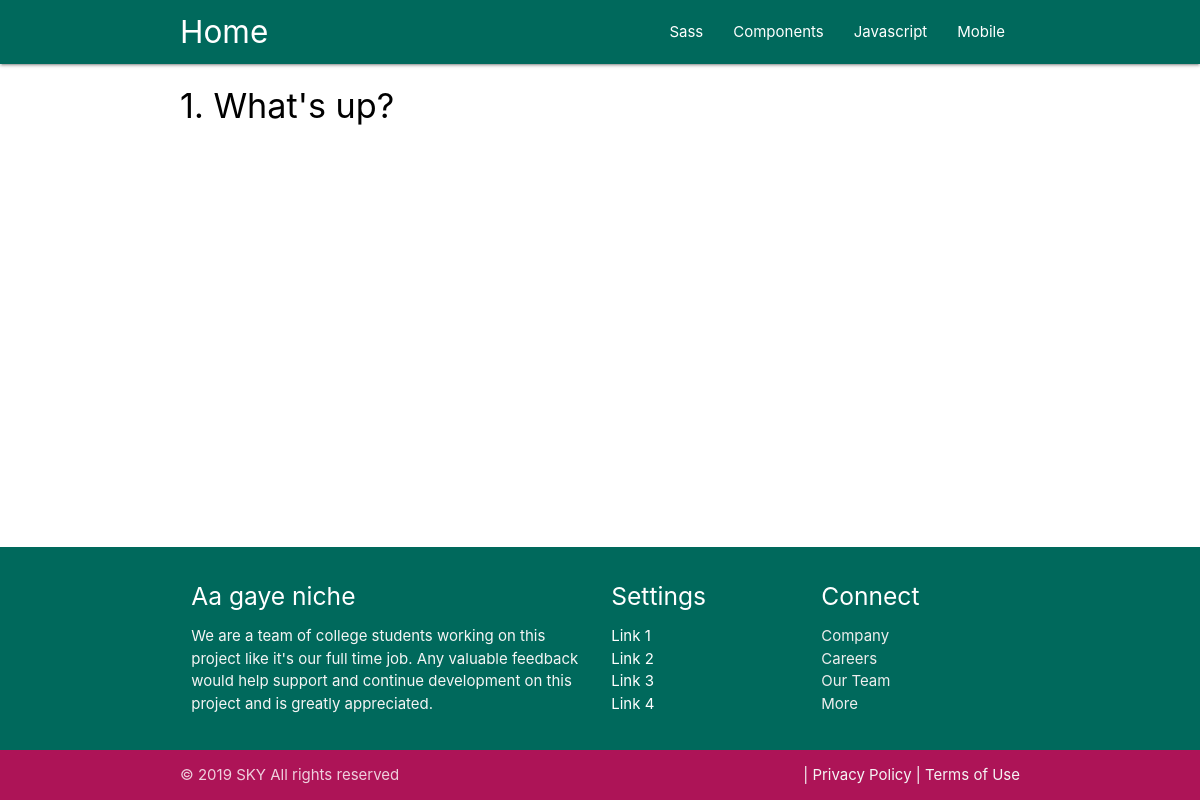
Page /main/ on the earlier database version.
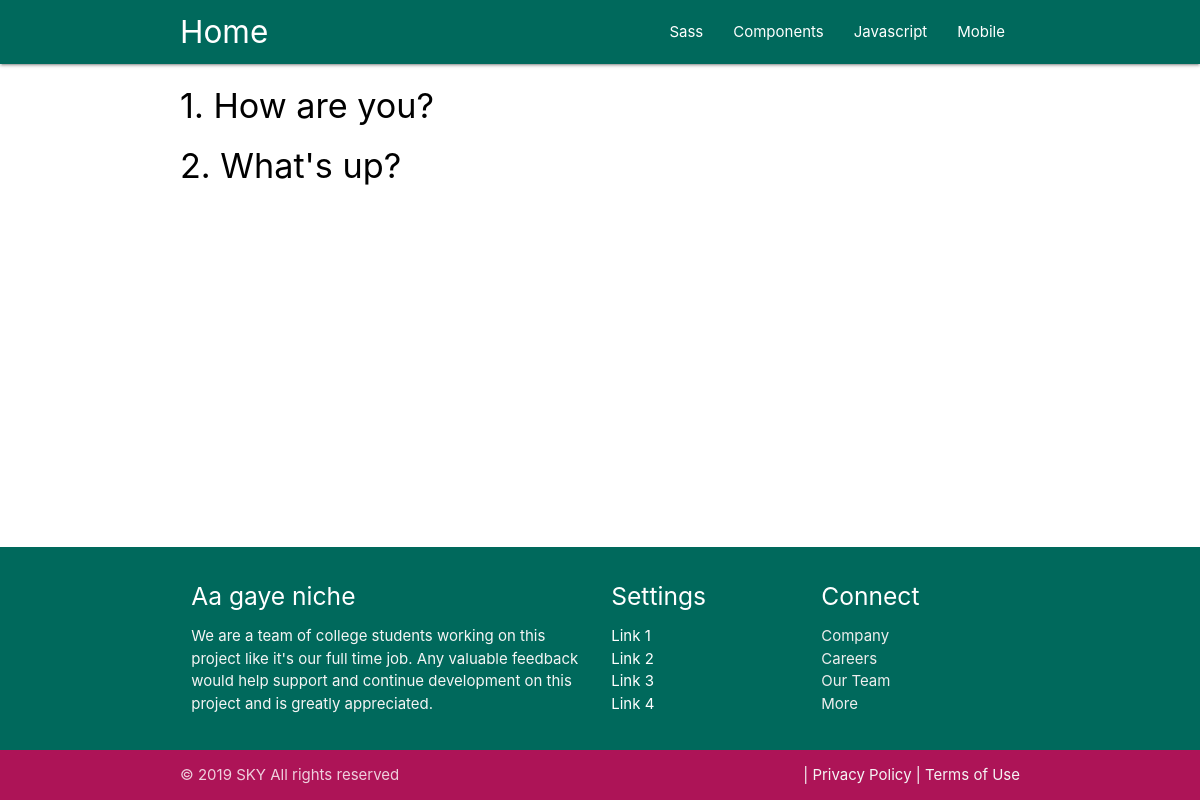
Same page on the later database version.
### main/models.py (models this page shows, shortened)
class Question(models.Model):
    question_text = models.CharField(max_length=200)
    pub_date = models.DateTimeField('date published', default=timezone.now)

### main/views.py (the view)
# urls.py: path('', views.index, name="index"),
def index(request):
    latest_question_list = Question.objects.order_by('-pub_date')[:5]
    return render(request, template_name='main/index.html', context={"latest_question_list": latest_question_list})

### main/templates/main/index.html
{% extends 'main/header.html' %}
{% block content %}
    {% if latest_question_list %}
        <ul>
        {% for question in latest_question_list %}
        <li><a href="{% url 'main:detail' question.id %}"><h4  style="color: black;">{{ forloop.counter }}.&nbsp;{{ question.question_text }}</h4></a></li>
        {% endfor %}
        </ul>
    {% else %}
        <p>No polls are available.</p>
    {% endif %}
{% endblock %}

Differences in the rows shown:
added Question: question_text "How are you?"
